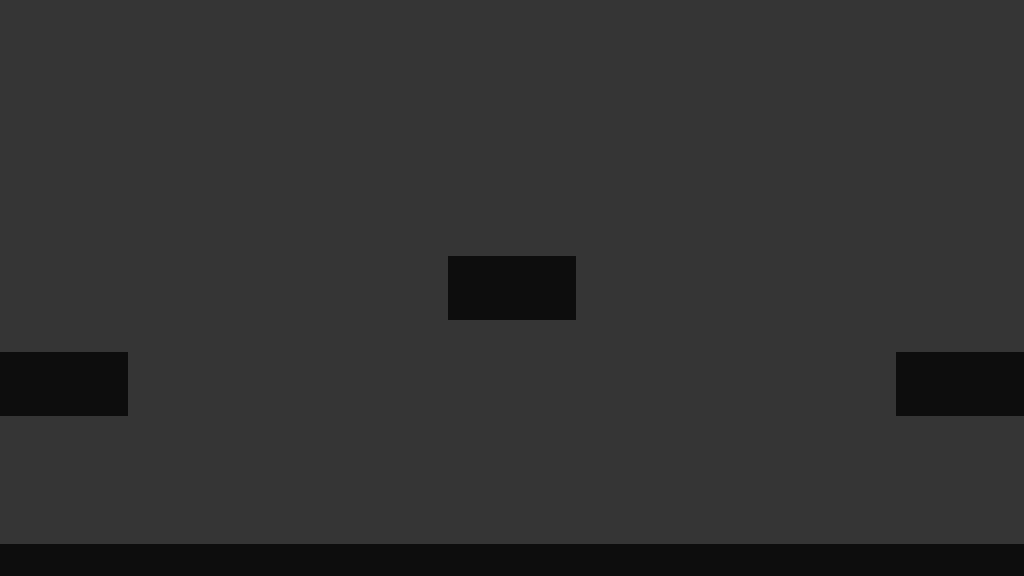

This game map was drawn from its Tiled (.tmx) file and the tilesets committed beside it. A one-line description and the trimmed map source follow:
An orthogonal 32x18 tile map with 32x32 px tiles, 2 tile layers (blocks, data), 7 tilesets and 27 objects.

<map version="1.0" orientation="orthogonal" renderorder="right-down" width="32" height="18" tilewidth="32" tileheight="32" backgroundcolor="#353535" nextobjectid="88">
 <tileset firstgid="1" name="block" tilewidth="32" tileheight="32">
  <image source="../images/block.png" width="32" height="32" />
 </tileset>
 <tileset firstgid="2" name="saw" tilewidth="64" tileheight="64">
  <image source="../images/saw_spin1.png" width="64" height="64" />
 </tileset>
 <tileset firstgid="3" name="player1" tilewidth="32" tileheight="32">
  <image source="../images/player1.png" width="32" height="32" />
 </tileset>
 <tileset firstgid="4" name="player2" tilewidth="32" tileheight="32">
  <image source="../images/player2.png" width="32" height="32" />
 </tileset>
 <tileset firstgid="5" name="portal_base" tilewidth="63" tileheight="10">
  <image source="../images/portal_base.png" width="63" height="10" />
 </tileset>
 <tileset firstgid="6" name="io_in" tilewidth="31" tileheight="11">
  <image source="../images/io_in.png" width="31" height="11" />
 </tileset>
 <tileset firstgid="7" name="datafragment" tilewidth="24" tileheight="24">
  <image source="../images/datafragment.png" width="24" height="24" />
 </tileset>
 <layer name="blocks" width="32" height="18">
  <data>[576 cells, 56 non-empty, 1 distinct tile ids]</data>
 </layer>
 <layer name="data" width="32" height="18">
  <data>[576 cells, 0 non-empty, 0 distinct tile ids]</data>
 </layer>
 <objectgroup name="player">
  <object id="35" gid="3" x="256" y="544" width="32" height="32" />
  <object id="38" gid="4" x="736" y="544" width="32" height="32" />
 </objectgroup>
 <objectgroup name="portals">
  <object id="3" gid="5" x="928" y="544" width="63" height="10" />
  <object id="4" gid="5" x="32" y="544" width="63" height="10" />
 </objectgroup>
 <objectgroup name="saw_bounds">
  <object id="56" x="992" y="352" width="32" height="32" />
  <object id="57" x="896" y="352" width="32" height="32" />
  <object id="58" x="96" y="352" width="32" height="32" />
  <object id="59" x="0" y="352" width="32" height="32" />
  <object id="62" x="544" y="320" width="32" height="32" />
  <object id="63" x="448" y="320" width="32" height="32" />
  <object id="68" x="128" y="512" width="32" height="32" />
  <object id="69" x="224" y="512" width="32" height="32" />
  <object id="70" x="768" y="512" width="32" height="32" />
  <object id="71" x="864" y="512" width="32" height="32" />
 </objectgroup>
 <objectgroup name="saws">
  <object id="61" gid="2" x="480" y="352" width="64" height="64" />
  <object id="64" gid="2" x="800" y="576" width="64" height="64" />
  <object id="65" gid="2" x="160" y="576" width="64" height="64" />
  <object id="73" gid="2" x="928" y="384" width="64" height="64" />
  <object id="74" gid="2" x="32" y="384" width="64" height="64" />
 </objectgroup>
 <objectgroup name="dataspawner">
  <object id="78" gid="6" x="0" y="64" width="31" height="11" />
  <object id="79" gid="6" x="992" y="64" width="31" height="11" />
  <object id="84" gid="6" x="256" y="64" width="31" height="11" />
  <object id="85" gid="6" x="448" y="64" width="31" height="11" />
  <object id="86" gid="6" x="640" y="64" width="31" height="11" />
  <object id="87" gid="6" x="800" y="64" width="31" height="11" />
 </objectgroup>
 <objectgroup name="data">
  <object id="80" gid="7" x="0" y="96" width="24" height="24" />
  <object id="81" gid="7" x="992" y="96" width="24" height="24" />
 </objectgroup>
</map>
